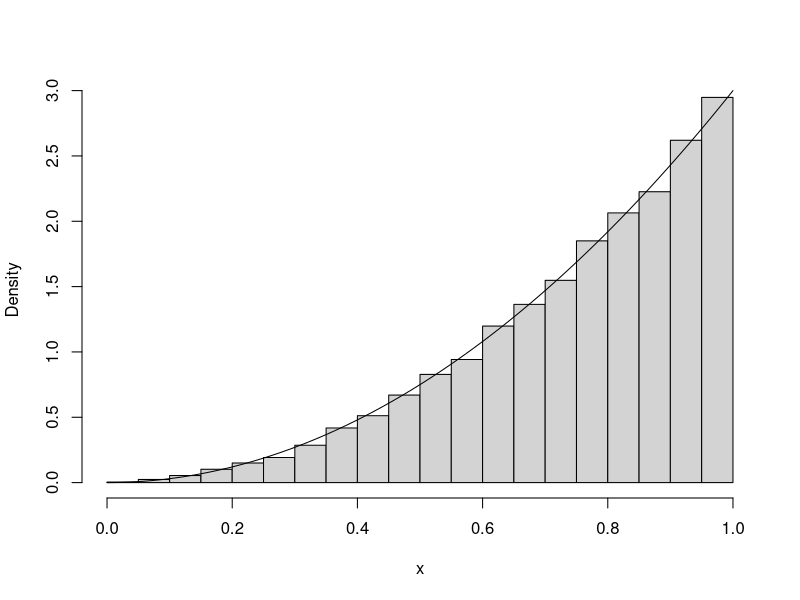

The R source for this figure:
#Integrating over [0, 1] and setting the result equal to 1, gives a = 3. 
#The CDF is 0 for x < 0, x^3 for 0 <= x <= 1 and 1 for x > 1. 
#The inverse function for the inverse transform method is u^1/3. 


#Generate random uniform samples
u <- runif(10000)

#Generate samples from required distribution
x <- u^(1/3)

#Plot results
X <- seq(0, 1, 0.01)
hist(x, freq = FALSE, main = "", breaks = 20)
lines(X, 3*X^2)
